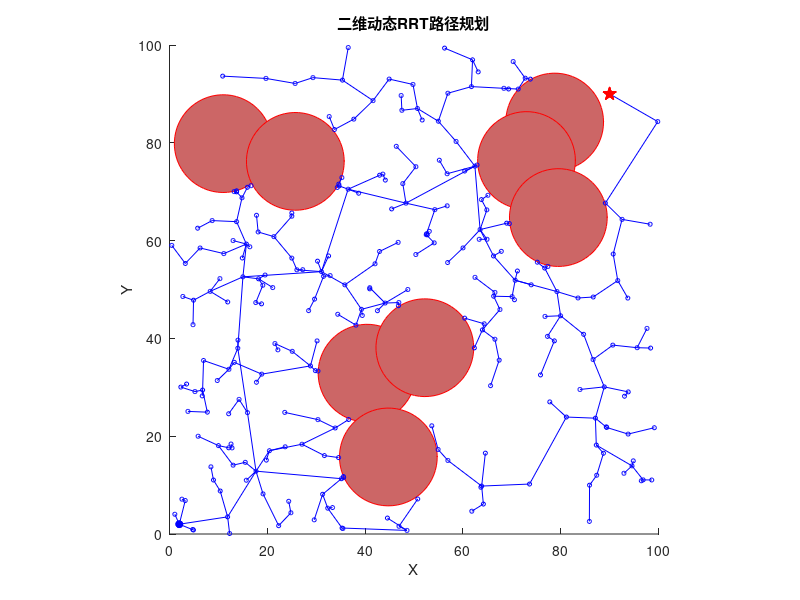

MATLAB code to generate this figure: (Note: this script raises an error after producing the figure.)
%% 主函数：simulate2D - 二维动态RRT避障仿真

function simulate2D()
clc;
clear all;
close all;
    % 初始化二维环境参数
    env.xlim = [0, 100];            % 环境区域X范围
    env.ylim = [0, 100];            % 环境区域Y范围
    startPos = [2, 2];            % 起点坐标
    goalPos  = [90, 90];          % 目标点坐标
    numObstacles = 8;            % 障碍物数量
    obsRadius = 10;             % 障碍物半径 (统一设定)
    maxSteps = 500;              % 仿真最多步数（避免无限循环）
    robotStep = 5;             % 机器人每步移动距离
    
    % 创建初始动态障碍物集合
    obstacles = initObstacles2D(numObstacles, env, obsRadius);
    
    % 图形窗口设置
    figureHandle = figure; % 获取图形句柄，方便后面使用
    clf; hold on; axis equal;
    axis([env.xlim(1) env.xlim(2) env.ylim(1) env.ylim(2)]);
    xlabel('X'); ylabel('Y'); title('二维动态RRT路径规划');
    
    % --- GIF输出初始化 ---
    gifFilename = 'dynamic_rrt_simulation.gif'; % 定义GIF文件名
    frameDelay = 0.1; % 每帧之间的延迟时间（秒），可以根据需要调整，建议与pause()时间匹配或稍快
    firstFrame = true; % 标记是否为第一帧
    % --- GIF输出初始化结束 ---

    % 初始化路径和机器人位置
    pathPoints = [];    % 当前路径点序列（含平滑）
    robotPos = startPos;
    
    % 主循环：逐步移动障碍物和机器人，并必要时重新规划路径
    stepCount = 0;
    reachedGoal = false;
    while ~reachedGoal && stepCount < maxSteps
        fprintf('Step %d, RobotPos: [%.2f %.2f], Remaining Path Points: %d\n', ...
    stepCount, robotPos(1), robotPos(2), size(pathPoints, 1));
        stepCount = stepCount + 1;
        
        % 1. 更新动态障碍物位置
        obstacles = updateObstacles2D(obstacles, env);
        
        % 2. 检查当前路径在新环境下是否仍然安全，如无路径或路径被阻挡则触发重规划
        needReplan = isempty(pathPoints);
        if ~needReplan
            % 若已有路径，检查该路径上是否存在与新障碍物位置的碰撞
            
            for k = 1:size(pathPoints,1)
                if ~collisionFreePoint2D(pathPoints(k,:), obstacles)
                    needReplan = true;
                    break;
                end
            end
        end
        
        % 3. 如需要，则使用改进RRT算法重新规划从当前机器人位置到目标的路径
        if needReplan
            % 清除图形并绘制当前环境（障碍物、起点、终点等）
            cla; 
            drawObstacles2D(obstacles);
            plot(robotPos(1), robotPos(2), 'bo', 'MarkerFaceColor','b', 'MarkerSize',5); % 机器人当前位置
            plot(goalPos(1), goalPos(2), 'rp', 'MarkerFaceColor','r', 'MarkerSize',10);  % 目标点
            drawnow;
            
            % 执行改进RRT路径规划，获取原始路径点序列
            rawPath = improvedRRT2D(robotPos, goalPos, obstacles, env);
           fprintf('rawPath节点数 = %d\n', size(rawPath, 1)); disp('rawPath = ');
disp(rawPath);
            fprintf('RRT路径点数量：%d\n', size(rawPath, 1));
            if isempty(rawPath)
                warning('RRT规划失败，未找到路径！');
                  % --- 捕获失败帧并写入GIF ---
                frame = getframe(figureHandle);
                im = frame2im(frame);
                [imind, cm] = rgb2ind(im, 256);
                if firstFrame
                    imwrite(imind, cm, gifFilename, 'gif', 'Loopcount', inf, 'DelayTime', frameDelay);
                    firstFrame = false;
                else
                    imwrite(imind, cm, gifFilename, 'gif', 'WriteMode', 'append', 'DelayTime', frameDelay);
                end
                 % --- GIF写入结束 ---
                break;
            end
            
            % 路径剪枝：移除冗余中间节点（直线可达的节点）
            prunedPath = prunePath2D(rawPath, obstacles);
            
            % B样条平滑路径：生成平滑曲线路径点
            pathPoints = smoothPath2D(prunedPath);
            
            % 在图形上绘制RRT生成的原始路径（细线）和平滑后路径（粗线）
            if size(rawPath,1) > 1
                plot(rawPath(:,1), rawPath(:,2), 'g--', 'LineWidth',1);  % 原始路径 (虚线)
            end
            plot(pathPoints(:,1), pathPoints(:,2), 'm-', 'LineWidth',2);   % 平滑路径 (实线)
            % 重新绘制起终点以确保其显示在顶层
            plot(robotPos(1), robotPos(2), 'bo', 'MarkerFaceColor','b', 'MarkerSize',5);
            plot(goalPos(1), goalPos(2), 'rp', 'MarkerFaceColor','r', 'MarkerSize',10);
            drawnow;
            % 注意：重规划后不立即移动机器人，直接进入下一次循环判断

            % --- 捕获重规划后的帧并写入GIF ---
            frame = getframe(figureHandle);
            im = frame2im(frame);
            [imind, cm] = rgb2ind(im, 256);
            if firstFrame
                imwrite(imind, cm, gifFilename, 'gif', 'Loopcount', inf, 'DelayTime', frameDelay);
                firstFrame = false;
            else
                imwrite(imind, cm, gifFilename, 'gif', 'WriteMode', 'append', 'DelayTime', frameDelay);
            end
            % --- GIF写入结束 ---
            pause(frameDelay); % 等待一下，与GIF帧延迟一致
            % 重规划步中不移动机器人，继续下一循环
            continue;
        end
        
        % 4. 按既有路径移动机器人一小步
        % 将机器人朝着路径下一个目标点移动 robotStep 距离
        % 如果剩余距离不足一步，则直接到达下一个路径点
% 4. 按既有路径移动机器人一小步
% 4. 按既有路径移动机器人一小步
if size(pathPoints,1) >= 2
    nextPoint = pathPoints(2,:);
    
    % 实时检测机器人当前位置到下一个路径点之间是否发生碰撞
    if ~collisionFreeSegment2D(robotPos, nextPoint, obstacles)
        disp('检测到运动路径段发生碰撞，准备重新规划！');
        pathPoints = [];    % 清空路径触发重新规划
         % --- 捕获碰撞检测失败帧并写入GIF ---
                 frame = getframe(figureHandle);
                 im = frame2im(frame);
                 [imind, cm] = rgb2ind(im, 256);
                 if firstFrame
                     imwrite(imind, cm, gifFilename, 'gif', 'Loopcount', inf, 'DelayTime', frameDelay);
                     firstFrame = false;
                 else
                     imwrite(imind, cm, gifFilename, 'gif', 'WriteMode', 'append', 'DelayTime', frameDelay);
                 end
                 % --- GIF写入结束 ---
                 pause(frameDelay);
        continue;           % 跳过移动，进入下一轮重新规划
    end

    % 否则，按路径正常移动
    dirVec = nextPoint - robotPos;
    dist = norm(dirVec);
    if dist <= robotStep
        robotPos = nextPoint;
        pathPoints(1:2,:) = [];
    else
        moveVec = robotStep * (dirVec / dist);
        robotPos = robotPos + moveVec;
    end
end

        % 5. 更新可视化：绘制当前环境、路径和机器人位置
        cla;
        drawObstacles2D(obstacles);
        if ~isempty(pathPoints)
            plot(pathPoints(:,1), pathPoints(:,2), 'm-', 'LineWidth',2);    % 剩余平滑路径
        end
        plot(robotPos(1), robotPos(2), 'bo', 'MarkerFaceColor','b', 'MarkerSize',5);
        plot(goalPos(1), goalPos(2), 'rp', 'MarkerFaceColor','r', 'MarkerSize',10);
        drawnow;
% --- 捕获当前帧并写入GIF ---
        frame = getframe(figureHandle); % 从指定句柄的figure捕获
        im = frame2im(frame);
        [imind, cm] = rgb2ind(im, 256); % 转换为索引图像和颜色图

        if firstFrame
            imwrite(imind, cm, gifFilename, 'gif', 'Loopcount', inf, 'DelayTime', frameDelay);
            firstFrame = false; % 第一次写入后，将标志设为false
        else
            imwrite(imind, cm, gifFilename, 'gif', 'WriteMode', 'append', 'DelayTime', frameDelay); % 追加模式写入后续帧
        end
        % --- GIF写入结束 ---

        pause(0.1);   % ← 加在这里

        % 6. 检查是否到达目标
        if norm(robotPos - goalPos) < 1e-1
            reachedGoal = true;
            disp('机器人已到达目标点！');
            % 可以选择在这里再捕获并写入最后一帧GIF
             frame = getframe(figureHandle);
             im = frame2im(frame);
             [imind, cm] = rgb2ind(im, 256);
             imwrite(imind, cm, gifFilename, 'gif', 'WriteMode', 'append', 'DelayTime', frameDelay);
        end
    end
end

%% 函数：improvedRRT2D - 改进RRT算法规划二维路径
% 基于当前机器人位置start和目标位置goal，规划一条避开障碍物obstacles的路径。
% 使用自适应步长扩展和动态目标采样提高效率。返回路径上的节点坐标序列（包含起点和终点）。
function path = improvedRRT2D(start, goal, obstacles, env)
    % 参数设置
    maxIter = 2000;         % 最大迭代次数（规划失败则返回空路径）
    stepSizeInit = 10;     % 初始步长
    stepSizeMin  = 5;     % 最小步长
    stepSizeMax  = 20;     % 最大步长
    goalSampleRate = 0.1;   % 动态目标采样概率（10%概率直接采样目标）
    goalThreshold = 10;    % 判断到达目标的距离阈值
    
    % RRT树的节点结构：每个元素含字段 pos=[x,y], parent=index
    node(1).pos = start;
    node(1).parent = 0;
    nodeCount = 1;
    
    % 当前步长变量（根据情况自适应调整）
    stepSize = stepSizeInit;
    
    % 图形绘制：初始化树节点和边的显示
    % 假设当前figure处于 hold on 状态以绘制树生长过程
    plot(start(1), start(2), 'bo', 'MarkerFaceColor','b', 'MarkerSize',5);  % 起点标记
    plot(goal(1), goal(2), 'rp', 'MarkerFaceColor','r', 'MarkerSize',10);   % 目标标记
    
    % 迭代扩展RRT树
    goalIndex = -1;  % 用于记录目标节点索引
    for iter = 1:maxIter
        % 随机采样新点（有一定概率在目标附近采样，以加快收敛）
        if rand < goalSampleRate
            samplePos = goal;  % 直接选择目标点作为采样
        else
            % 在环境范围内均匀随机采样一点
            samplePos = [env.xlim(1) + rand*(env.xlim(2)-env.xlim(1)), ...
                         env.ylim(1) + rand*(env.ylim(2)-env.ylim(1))];
        end
        
        % 找到树中最近的已有节点
        nearestIndex = 1;
        minDist = norm(samplePos - node(1).pos);
        for j = 2:nodeCount
            d = norm(samplePos - node(j).pos);
            if d < minDist
                minDist = d;
                nearestIndex = j;
            end
        end
        nearestPos = node(nearestIndex).pos;
        
        % 计算从最近节点指向采样点的方向向量
        direction = samplePos - nearestPos;
        distToSample = norm(direction);
        if distToSample < eps
            continue;  % 避免采样点与最近点重合
        end
        direction = direction / distToSample;  % 单位方向
        
        % 沿该方向尝试扩展节点（自适应步长）
        % 分步检测碰撞：以小步长段推进，确保路径上的每个小段均无碰撞
        maxExtendDist = min(stepSize, distToSample);  % 本次最大扩展距离（不超过当前步长或直接到采样点）
        extendStep = maxExtendDist / 10;  % 将扩展路径分成10份进行碰撞检测
        newPos = nearestPos; 
        movedDist = 0;
        collisionFlag = false;
        for m = 1:10
            if movedDist + extendStep >= maxExtendDist
                % 最后一段直接到达目标延伸距离
                nextDist = maxExtendDist - movedDist;
            else
                nextDist = extendStep;
            end
            candidatePos = newPos + nextDist * direction;
            % 边界检查（确保候选点在环境范围内）
            candidatePos(1) = min(max(candidatePos(1), env.xlim(1)), env.xlim(2));
            candidatePos(2) = min(max(candidatePos(2), env.ylim(1)), env.ylim(2));
            % 碰撞检测：候选点是否与任何障碍物碰撞
            if ~collisionFreePoint2D(candidatePos, obstacles)
                collisionFlag = true;
                break;
            end
            % 无碰撞，则接受该小步推进
            newPos = candidatePos;
            movedDist = movedDist + nextDist;
            % 如果已经推进到最大扩展距离，则退出小步循环
            if movedDist >= maxExtendDist - 1e-6
                break;
            end
        end
        
        % 根据碰撞检测结果确定新节点位置
        if collisionFlag
            % 碰撞发生，若尚未移动任何距离，则放弃本次采样扩展
            if movedDist < 1e-6
                % 调整步长（环境复杂，减少步长以尝试更细粒度搜索）
                stepSize = max(stepSize * 0.7, stepSizeMin);
                continue;
            end
            % 若碰撞在中途发生，则newPos为最后一个无碰撞的位置
            %（可以将此位置添加为新节点）
        else
            % 无碰撞，全步长成功
            % 根据环境开阔程度增加步长（加快扩展速度），上限为stepSizeMax
            stepSize = min(stepSize * 1.1, stepSizeMax);
        end
        
        % 添加新节点到RRT树
        nodeCount = nodeCount + 1;
        node(nodeCount).pos = newPos;
        node(nodeCount).parent = nearestIndex;
        % 绘制树的扩展边（从父节点到新节点的线段）
        parentPos = node(nearestIndex).pos;
        plot([parentPos(1), newPos(1)], [parentPos(2), newPos(2)], 'b-');
        plot(newPos(1), newPos(2), 'bo', 'MarkerSize',3);  % 绘制新节点
        drawnow limitrate;  % 实时更新绘图（限制刷新率以提高性能）
        
        % 检查是否到达目标区域
        if norm(newPos - goal) < goalThreshold
            % 将目标点作为最终节点加入树（如果尚未非常接近也可直接将 newPos 视为到达）
         nodeCount = nodeCount + 1;
goalIndex = nodeCount;
node(goalIndex).pos = goal;
node(goalIndex).parent = nodeCount - 1;  % ✅ 正确地连接到 newPos 节点
            % 绘制最后一段从newPos到目标的线
            plot([newPos(1), goal(1)], [newPos(2), goal(2)], 'b-');
            plot(goal(1), goal(2), 'rp', 'MarkerFaceColor','r', 'MarkerSize',10);
            drawnow;
            break;
        end
    end
    
    % 若在规定迭代内未找到路径，则返回空
    if goalIndex == -1
        path = [];
        return;
    end
    
    % 回溯路径：从目标节点沿parent指针返回起点
    path = [];
    idx = goalIndex;
    if idx > length(node)
        % 上面为了绘制方便，可能多加了一次goalIndex，此处调整
        idx = length(node);
    end
    while idx ~= 0
        path = [node(idx).pos; path];
        idx = node(idx).parent;
    end
end

%% 函数：prunePath2D - 路径剪枝去冗余
% 输入为包含起点到终点的路径点序列，尝试移除中间多余节点。
% 如果路径上相隔较远的两点之间可直接连线无碰撞，则去除它们之间的节点。
function newPath = prunePath2D(path, obstacles)
    if isempty(path)
        newPath = [];
        return;
    end
    newPath = [path(1,:)];  % 保留起点
    i = 1;
    % 尝试直接跳跃连接路径后面的点
    while i < size(path,1)
        j = size(path,1);
        % 从路径末端往前找，找到最远的、可以与当前newPath末端连通的点
        for k = j:-1:(i+1)
            if collisionFreeSegment2D(path(i,:), path(k,:), obstacles)
                j = k;
                break;
            end
        end
        % 将能够直连的最远点加入新路径
        newPath = [newPath; path(j,:)]; %#ok<AGROW>
        i = j;
        if i == size(path,1)
            break;  % 已到终点
        end
    end
end

%% 函数：smoothPath2D - B样条平滑路径
% 使用三次样条（B样条）对路径进行平滑，返回密集采样的平滑轨迹点。
% 注意：需要Curve Fitting Toolbox提供的cscvn函数。
function smoothPts = smoothPath2D(path)
    if size(path,1) < 3
        % 若路径点太少，不需平滑或无法平滑，直接返回
        smoothPts = path;
        return;
    end
    % 构造2xN矩阵的点序列供 cscvn 使用
    points = path';
    splineCurve = cscvn(points);
    % 等距参数取样，生成平滑曲线上的一系列点
    numSamples = max(100, 10 * size(path,1));  % 采样点数量（根据路径长度适当选择）
    t = linspace(splineCurve.breaks(1), splineCurve.breaks(end), numSamples);
    vals = fnval(splineCurve, t);
    smoothPts = vals';  % 转置为 [N x 2] 每行一个点
end

%% 函数：collisionFreePoint2D - 检查点是否与任一障碍物碰撞
% 如果point与所有圆形障碍物都保持至少其半径距离，则视为无碰撞。
function free = collisionFreePoint2D(point, obstacles)
    free = true;
    for obs = obstacles
        dist = norm(point - obs.pos);
        if dist < obs.radius - 1e-6   % 距离小于半径则视为碰撞（带一点容差）
            free = false;
            return;
        end
    end
end

%% 函数：collisionFreeSegment2D - 检查线段是否与障碍物碰撞
% 通过离散采样线段上的点来近似检测线段与圆形障碍的碰撞。
function free = collisionFreeSegment2D(p1, p2, obstacles)
    free = true;
    segLength = norm(p2 - p1);
    if segLength < 1e-6
        free = true;
        return;
    end
    % 以路径段长度的1%为步长进行采样检查（至少采样100点）
    step = max(0.01 * segLength, 0.1);
    t = 0:step:segLength;
    if t(end) < segLength
        t = [t, segLength];
    end
    for dist = t
        point = p1 + (dist/segLength) * (p2 - p1);
        if ~collisionFreePoint2D(point, obstacles)
            free = false;
            return;
        end
    end
end

%% 函数：initObstacles2D - 初始化随机移动障碍物
% 创建指定数量的障碍物，随机分布在环境中，每个障碍物有随机移动速度。
function obstacles = initObstacles2D(n, env, radius)
    obstacles = struct('pos', {}, 'vel', {}, 'radius', {});
    for i = 1:n
        % 随机初始位置 (避开边界以防一开始就越界)
        x = env.xlim(1) + radius + rand*(env.xlim(2) - env.xlim(1) - 2*radius);
        y = env.ylim(1) + radius + rand*(env.ylim(2) - env.ylim(1) - 2*radius);
        % 随机速度向量 (幅度在[-0.3, 0.3]范围内)
        % 随机速度向量 (幅度在[-0.3, 0.3]范围内)  <-- 这是旧的注释，实际范围是[-0.4, 0.4]
        vx = (rand*0.8 - 0.4);
        vy = (rand*0.8 - 0.4);
        obstacles(i).pos = [x, y];
        obstacles(i).vel = [vx, vy];
        obstacles(i).radius = radius;
    end
end

%% 函数：updateObstacles2D - 更新障碍物位置（实现简单的边界反弹运动）
function obstacles = updateObstacles2D(obstacles, env)
    for i = 1:length(obstacles)
        % 更新位置
        obstacles(i).pos = obstacles(i).pos + obstacles(i).vel;
        % 碰到边界则反弹，并限制在边界内
        if obstacles(i).pos(1) < env.xlim(1) + obstacles(i).radius
            obstacles(i).pos(1) = env.xlim(1) + obstacles(i).radius;
            obstacles(i).vel(1) = -obstacles(i).vel(1);
        elseif obstacles(i).pos(1) > env.xlim(2) - obstacles(i).radius
            obstacles(i).pos(1) = env.xlim(2) - obstacles(i).radius;
            obstacles(i).vel(1) = -obstacles(i).vel(1);
        end
        if obstacles(i).pos(2) < env.ylim(1) + obstacles(i).radius
            obstacles(i).pos(2) = env.ylim(1) + obstacles(i).radius;
            obstacles(i).vel(2) = -obstacles(i).vel(2);
        elseif obstacles(i).pos(2) > env.ylim(2) - obstacles(i).radius
            obstacles(i).pos(2) = env.ylim(2) - obstacles(i).radius;
            obstacles(i).vel(2) = -obstacles(i).vel(2);
        end
    end
end

%% 函数：drawObstacles2D - 绘制二维圆形障碍物
function drawObstacles2D(obstacles)
    theta = 0:0.1:2*pi+0.1;
    for obs = obstacles
        cx = obs.pos(1); cy = obs.pos(2); r = obs.radius;
        X = cx + r*cos(theta);
        Y = cy + r*sin(theta);
        fill(X, Y, [0.8 0.4 0.4], 'EdgeColor', 'r');  % 绘制填充圆形表示障碍物
    end
end
